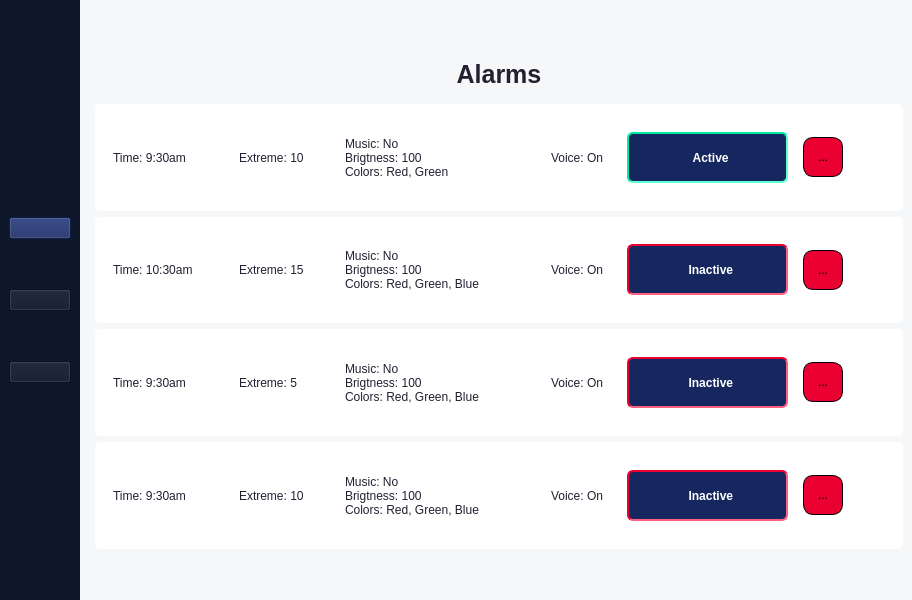
<?xml version="1.0" encoding="UTF-8"?>
<ui version="4.0">
 <class>MainWindow</class>
 <widget class="QMainWindow" name="MainWindow">
  <property name="geometry">
   <rect>
    <x>0</x>
    <y>0</y>
    <width>912</width>
    <height>600</height>
   </rect>
  </property>
  <property name="windowTitle">
   <string>MainWindow</string>
  </property>
  <property name="styleSheet">
   <string notr="true">background-color: rgb(255, 255, 255);
background-color: rgb(205, 205, 205);
background-color: rgb(245, 247, 248);
</string>
  </property>
  <widget class="QWidget" name="centralwidget">
   <layout class="QHBoxLayout" name="horizontalLayout">
    <property name="leftMargin">
     <number>0</number>
    </property>
    <property name="topMargin">
     <number>0</number>
    </property>
    <property name="rightMargin">
     <number>0</number>
    </property>
    <property name="bottomMargin">
     <number>0</number>
    </property>
    <item>
     <widget class="QWidget" name="widget" native="true">
      <property name="sizePolicy">
       <sizepolicy hsizetype="Fixed" vsizetype="Preferred">
        <horstretch>1</horstretch>
        <verstretch>0</verstretch>
       </sizepolicy>
      </property>
      <property name="minimumSize">
       <size>
        <width>80</width>
        <height>0</height>
       </size>
      </property>
      <property name="maximumSize">
       <size>
        <width>61</width>
        <height>16777215</height>
       </size>
      </property>
      <property name="styleSheet">
       <string notr="true">background-color: rgb(15, 23, 42);</string>
      </property>
      <layout class="QHBoxLayout" name="horizontalLayout_2">
       <property name="spacing">
        <number>0</number>
       </property>
       <item>
        <widget class="QWidget" name="widget_21" native="true">
         <property name="maximumSize">
          <size>
           <width>16777215</width>
           <height>10000</height>
          </size>
         </property>
         <layout class="QGridLayout" name="gridLayout_2">
          <property name="leftMargin">
           <number>0</number>
          </property>
          <property name="topMargin">
           <number>0</number>
          </property>
          <property name="rightMargin">
           <number>0</number>
          </property>
          <property name="bottomMargin">
           <number>0</number>
          </property>
          <item row="0" column="0">
           <layout class="QVBoxLayout" name="verticalLayout">
            <property name="spacing">
             <number>50</number>
            </property>
            <property name="sizeConstraint">
             <enum>QLayout::SetDefaultConstraint</enum>
            </property>
            <item>
             <widget class="QPushButton" name="btnAlarmList">
              <property name="font">
               <font>
                <bold>true</bold>
               </font>
              </property>
              <property name="styleSheet">
               <string notr="true">background-color: rgb(22, 39, 95);
color: rgb(255, 255, 255);</string>
              </property>
              <property name="text">
               <string/>
              </property>
              <property name="icon">
               <iconset>
                <normaloff>UI/alarm.png</normaloff>UI/alarm.png</iconset>
              </property>
              <property name="iconSize">
               <size>
                <width>32</width>
                <height>32</height>
               </size>
              </property>
             </widget>
            </item>
            <item>
             <widget class="QPushButton" name="btnAddAlarm">
              <property name="font">
               <font>
                <bold>true</bold>
               </font>
              </property>
              <property name="styleSheet">
               <string notr="true">color: rgb(255, 255, 255);</string>
              </property>
              <property name="text">
               <string/>
              </property>
              <property name="icon">
               <iconset>
                <normaloff>UI/plus.png</normaloff>UI/plus.png</iconset>
              </property>
              <property name="iconSize">
               <size>
                <width>32</width>
                <height>32</height>
               </size>
              </property>
             </widget>
            </item>
            <item>
             <widget class="QPushButton" name="btnAI">
              <property name="font">
               <font>
                <bold>true</bold>
               </font>
              </property>
              <property name="styleSheet">
               <string notr="true">color: rgb(255, 255, 255);</string>
              </property>
              <property name="text">
               <string/>
              </property>
              <property name="icon">
               <iconset>
                <normaloff>UI/editProfile.png</normaloff>UI/editProfile.png</iconset>
              </property>
              <property name="iconSize">
               <size>
                <width>32</width>
                <height>32</height>
               </size>
              </property>
             </widget>
            </item>
           </layout>
          </item>
         </layout>
        </widget>
       </item>
      </layout>
     </widget>
    </item>
    <item>
     <widget class="QWidget" name="widget_2" native="true">
      <layout class="QVBoxLayout" name="verticalLayout_2">
       <item>
        <widget class="QWidget" name="widget_7" native="true">
         <property name="sizePolicy">
          <sizepolicy hsizetype="Preferred" vsizetype="Preferred">
           <horstretch>0</horstretch>
           <verstretch>1</verstretch>
          </sizepolicy>
         </property>
        </widget>
       </item>
       <item>
        <widget class="QWidget" name="widget_18" native="true">
         <property name="sizePolicy">
          <sizepolicy hsizetype="Preferred" vsizetype="Preferred">
           <horstretch>0</horstretch>
           <verstretch>1</verstretch>
          </sizepolicy>
         </property>
         <layout class="QGridLayout" name="gridLayout_6">
          <item row="0" column="0">
           <widget class="QLabel" name="label_9">
            <property name="font">
             <font>
              <pointsize>19</pointsize>
              <bold>true</bold>
             </font>
            </property>
            <property name="styleSheet">
             <string notr="true">color: rgb(36, 31, 49);</string>
            </property>
            <property name="text">
             <string>Alarms</string>
            </property>
            <property name="textFormat">
             <enum>Qt::AutoText</enum>
            </property>
            <property name="alignment">
             <set>Qt::AlignCenter</set>
            </property>
           </widget>
          </item>
         </layout>
        </widget>
       </item>
       <item>
        <widget class="QWidget" name="widget_4" native="true">
         <property name="sizePolicy">
          <sizepolicy hsizetype="Preferred" vsizetype="Preferred">
           <horstretch>0</horstretch>
           <verstretch>3</verstretch>
          </sizepolicy>
         </property>
         <property name="styleSheet">
          <string notr="true">background-color: rgb(205, 205, 205);
border-radius: 5;
background-color: rgb(255, 255, 255);</string>
         </property>
         <layout class="QHBoxLayout" name="horizontalLayout_3">
          <item>
           <widget class="QWidget" name="widget_9" native="true">
            <property name="minimumSize">
             <size>
              <width>120</width>
              <height>0</height>
             </size>
            </property>
            <property name="maximumSize">
             <size>
              <width>120</width>
              <height>16777215</height>
             </size>
            </property>
            <layout class="QGridLayout" name="gridLayout">
             <item row="0" column="0">
              <widget class="QLabel" name="labelTime0">
               <property name="minimumSize">
                <size>
                 <width>0</width>
                 <height>0</height>
                </size>
               </property>
               <property name="maximumSize">
                <size>
                 <width>16777215</width>
                 <height>16777215</height>
                </size>
               </property>
               <property name="styleSheet">
                <string notr="true">color: rgb(36, 31, 49);</string>
               </property>
               <property name="text">
                <string>Time: 9:30am</string>
               </property>
              </widget>
             </item>
            </layout>
           </widget>
          </item>
          <item>
           <widget class="QWidget" name="widget_10" native="true">
            <property name="sizePolicy">
             <sizepolicy hsizetype="Preferred" vsizetype="Preferred">
              <horstretch>1</horstretch>
              <verstretch>0</verstretch>
             </sizepolicy>
            </property>
            <property name="minimumSize">
             <size>
              <width>100</width>
              <height>0</height>
             </size>
            </property>
            <property name="maximumSize">
             <size>
              <width>100</width>
              <height>16777215</height>
             </size>
            </property>
            <layout class="QGridLayout" name="gridLayout_3">
             <item row="0" column="0">
              <widget class="QLabel" name="labelExtreme0">
               <property name="styleSheet">
                <string notr="true">color: rgb(36, 31, 49);</string>
               </property>
               <property name="text">
                <string>Extreme: 10</string>
               </property>
              </widget>
             </item>
            </layout>
           </widget>
          </item>
          <item>
           <widget class="QWidget" name="widget_11" native="true">
            <property name="sizePolicy">
             <sizepolicy hsizetype="Preferred" vsizetype="Preferred">
              <horstretch>1</horstretch>
              <verstretch>0</verstretch>
             </sizepolicy>
            </property>
            <property name="minimumSize">
             <size>
              <width>200</width>
              <height>0</height>
             </size>
            </property>
            <property name="maximumSize">
             <size>
              <width>200</width>
              <height>16777215</height>
             </size>
            </property>
            <layout class="QGridLayout" name="gridLayout_4">
             <item row="0" column="0">
              <widget class="QLabel" name="labelLights0">
               <property name="styleSheet">
                <string notr="true">color: rgb(36, 31, 49);</string>
               </property>
               <property name="text">
                <string>Music: No
Brigtness: 100
Colors: Red, Green</string>
               </property>
              </widget>
             </item>
            </layout>
           </widget>
          </item>
          <item>
           <widget class="QWidget" name="widget_12" native="true">
            <property name="sizePolicy">
             <sizepolicy hsizetype="Preferred" vsizetype="Preferred">
              <horstretch>1</horstretch>
              <verstretch>0</verstretch>
             </sizepolicy>
            </property>
            <layout class="QGridLayout" name="gridLayout_5">
             <item row="0" column="0">
              <widget class="QLabel" name="labelVoice0">
               <property name="styleSheet">
                <string notr="true">color: rgb(36, 31, 49);</string>
               </property>
               <property name="text">
                <string>Voice: On</string>
               </property>
              </widget>
             </item>
            </layout>
           </widget>
          </item>
          <item>
           <widget class="QWidget" name="widget_13" native="true">
            <layout class="QGridLayout" name="gridLayout_10">
             <item row="0" column="0">
              <widget class="QPushButton" name="btnActive0">
               <property name="enabled">
                <bool>true</bool>
               </property>
               <property name="sizePolicy">
                <sizepolicy hsizetype="Fixed" vsizetype="Fixed">
                 <horstretch>0</horstretch>
                 <verstretch>0</verstretch>
                </sizepolicy>
               </property>
               <property name="minimumSize">
                <size>
                 <width>161</width>
                 <height>51</height>
                </size>
               </property>
               <property name="font">
                <font>
                 <bold>true</bold>
                </font>
               </property>
               <property name="autoFillBackground">
                <bool>false</bool>
               </property>
               <property name="styleSheet">
                <string notr="true">border-radius:6px;
border-style: solid;
border-style: inset;
border-width: 1.5px;
border-color: rgb(22, 39, 95);
color: rgb(255, 255, 255);
background-color: rgb(255, 255, 255);
background-color: rgb(135, 206, 235);
background-color: rgb(72, 209, 204);
background-color: rgb(100, 149, 237);
background-color: rgb(22, 39, 95);

border-color: rgb(211, 211, 211);
border-color: rgb(0, 234, 164);

color: rgb(255, 255, 255);
/*color: rgb(0, 166, 118);*/

</string>
               </property>
               <property name="text">
                <string>  Active</string>
               </property>
               <property name="icon">
                <iconset>
                 <normaloff>UI/done.png</normaloff>UI/done.png</iconset>
               </property>
               <property name="iconSize">
                <size>
                 <width>32</width>
                 <height>32</height>
                </size>
               </property>
              </widget>
             </item>
            </layout>
           </widget>
          </item>
          <item>
           <widget class="QToolButton" name="btnDelete0">
            <property name="sizePolicy">
             <sizepolicy hsizetype="Fixed" vsizetype="Fixed">
              <horstretch>0</horstretch>
              <verstretch>1</verstretch>
             </sizepolicy>
            </property>
            <property name="minimumSize">
             <size>
              <width>40</width>
              <height>40</height>
             </size>
            </property>
            <property name="maximumSize">
             <size>
              <width>40</width>
              <height>40</height>
             </size>
            </property>
            <property name="styleSheet">
             <string notr="true">background-color: rgb(234, 0, 49);
border-style: solid;
border-width:1px;
border-radius:10px;
border-color: rgb(0, 0, 0);</string>
            </property>
            <property name="text">
             <string>...</string>
            </property>
            <property name="icon">
             <iconset>
              <normaloff>../Desktop/SterilizationDB/Code/UI/src/icons/icons8-remove-96.png</normaloff>../Desktop/SterilizationDB/Code/UI/src/icons/icons8-remove-96.png</iconset>
            </property>
            <property name="iconSize">
             <size>
              <width>25</width>
              <height>25</height>
             </size>
            </property>
           </widget>
          </item>
          <item>
           <widget class="QWidget" name="widget_31" native="true">
            <property name="sizePolicy">
             <sizepolicy hsizetype="Preferred" vsizetype="Preferred">
              <horstretch>1</horstretch>
              <verstretch>0</verstretch>
             </sizepolicy>
            </property>
           </widget>
          </item>
         </layout>
        </widget>
       </item>
       <item>
        <widget class="QWidget" name="widget_3" native="true">
         <property name="sizePolicy">
          <sizepolicy hsizetype="Preferred" vsizetype="Preferred">
           <horstretch>0</horstretch>
           <verstretch>3</verstretch>
          </sizepolicy>
         </property>
         <property name="styleSheet">
          <string notr="true">border-radius: 5;
background-color: rgb(255, 255, 255);</string>
         </property>
         <layout class="QHBoxLayout" name="horizontalLayout_4">
          <item>
           <widget class="QWidget" name="widget_17" native="true">
            <property name="minimumSize">
             <size>
              <width>120</width>
              <height>0</height>
             </size>
            </property>
            <property name="maximumSize">
             <size>
              <width>120</width>
              <height>16777215</height>
             </size>
            </property>
            <layout class="QGridLayout" name="gridLayout_9">
             <item row="0" column="0">
              <widget class="QLabel" name="labelTime1">
               <property name="styleSheet">
                <string notr="true">color: rgb(36, 31, 49);</string>
               </property>
               <property name="text">
                <string>Time: 10:30am</string>
               </property>
              </widget>
             </item>
            </layout>
           </widget>
          </item>
          <item>
           <widget class="QWidget" name="widget_14" native="true">
            <property name="sizePolicy">
             <sizepolicy hsizetype="Preferred" vsizetype="Preferred">
              <horstretch>1</horstretch>
              <verstretch>0</verstretch>
             </sizepolicy>
            </property>
            <property name="minimumSize">
             <size>
              <width>100</width>
              <height>0</height>
             </size>
            </property>
            <property name="maximumSize">
             <size>
              <width>100</width>
              <height>16777215</height>
             </size>
            </property>
            <layout class="QGridLayout" name="gridLayout_7">
             <item row="0" column="0">
              <widget class="QLabel" name="labelExtreme1">
               <property name="styleSheet">
                <string notr="true">color: rgb(36, 31, 49);</string>
               </property>
               <property name="text">
                <string>Extreme: 15</string>
               </property>
              </widget>
             </item>
            </layout>
           </widget>
          </item>
          <item>
           <widget class="QWidget" name="widget_15" native="true">
            <property name="sizePolicy">
             <sizepolicy hsizetype="Preferred" vsizetype="Preferred">
              <horstretch>1</horstretch>
              <verstretch>0</verstretch>
             </sizepolicy>
            </property>
            <property name="minimumSize">
             <size>
              <width>200</width>
              <height>0</height>
             </size>
            </property>
            <property name="maximumSize">
             <size>
              <width>200</width>
              <height>16777215</height>
             </size>
            </property>
            <layout class="QGridLayout" name="gridLayout_8">
             <item row="0" column="0">
              <widget class="QLabel" name="labelLights1">
               <property name="styleSheet">
                <string notr="true">color: rgb(36, 31, 49);</string>
               </property>
               <property name="text">
                <string>Music: No
Brigtness: 100
Colors: Red, Green, Blue</string>
               </property>
              </widget>
             </item>
            </layout>
           </widget>
          </item>
          <item>
           <widget class="QWidget" name="widget_19" native="true">
            <property name="sizePolicy">
             <sizepolicy hsizetype="Preferred" vsizetype="Preferred">
              <horstretch>1</horstretch>
              <verstretch>0</verstretch>
             </sizepolicy>
            </property>
            <layout class="QGridLayout" name="gridLayout_12">
             <item row="0" column="0">
              <widget class="QLabel" name="labelVoice1">
               <property name="styleSheet">
                <string notr="true">color: rgb(36, 31, 49);</string>
               </property>
               <property name="text">
                <string>Voice: On</string>
               </property>
              </widget>
             </item>
            </layout>
           </widget>
          </item>
          <item>
           <widget class="QWidget" name="widget_16" native="true">
            <layout class="QGridLayout" name="gridLayout_11">
             <item row="0" column="0">
              <widget class="QPushButton" name="btnActive1">
               <property name="enabled">
                <bool>true</bool>
               </property>
               <property name="sizePolicy">
                <sizepolicy hsizetype="Fixed" vsizetype="Fixed">
                 <horstretch>0</horstretch>
                 <verstretch>0</verstretch>
                </sizepolicy>
               </property>
               <property name="minimumSize">
                <size>
                 <width>161</width>
                 <height>51</height>
                </size>
               </property>
               <property name="font">
                <font>
                 <bold>true</bold>
                </font>
               </property>
               <property name="autoFillBackground">
                <bool>false</bool>
               </property>
               <property name="styleSheet">
                <string notr="true">border-radius:6px;
border-style: solid;
border-style: inset;
border-width: 1.5px;
border-color: rgb(22, 39, 95);
color: rgb(255, 255, 255);
background-color: rgb(255, 255, 255);
background-color: rgb(135, 206, 235);
background-color: rgb(72, 209, 204);
background-color: rgb(100, 149, 237);
background-color: rgb(22, 39, 95);

border-color: rgb(211, 211, 211);
border-color: rgb(234, 0, 49);
color: rgb(255, 255, 255);
/*color: rgb(0, 166, 118);*/

</string>
               </property>
               <property name="text">
                <string>  Inactive</string>
               </property>
               <property name="icon">
                <iconset>
                 <normaloff>UI/error.png</normaloff>UI/error.png</iconset>
               </property>
               <property name="iconSize">
                <size>
                 <width>32</width>
                 <height>32</height>
                </size>
               </property>
              </widget>
             </item>
            </layout>
           </widget>
          </item>
          <item>
           <widget class="QToolButton" name="btnDelete1">
            <property name="sizePolicy">
             <sizepolicy hsizetype="Fixed" vsizetype="Fixed">
              <horstretch>0</horstretch>
              <verstretch>1</verstretch>
             </sizepolicy>
            </property>
            <property name="minimumSize">
             <size>
              <width>40</width>
              <height>40</height>
             </size>
            </property>
            <property name="maximumSize">
             <size>
              <width>40</width>
              <height>40</height>
             </size>
            </property>
            <property name="styleSheet">
             <string notr="true">background-color: rgb(234, 0, 49);
border-style: solid;
border-width:1px;
border-radius:10px;
border-color: rgb(0, 0, 0);</string>
            </property>
            <property name="text">
             <string>...</string>
            </property>
            <property name="icon">
             <iconset>
              <normaloff>../Desktop/SterilizationDB/Code/UI/src/icons/icons8-remove-96.png</normaloff>../Desktop/SterilizationDB/Code/UI/src/icons/icons8-remove-96.png</iconset>
            </property>
            <property name="iconSize">
             <size>
              <width>25</width>
              <height>25</height>
             </size>
            </property>
           </widget>
          </item>
          <item>
           <widget class="QWidget" name="widget_34" native="true">
            <property name="sizePolicy">
             <sizepolicy hsizetype="Preferred" vsizetype="Preferred">
              <horstretch>1</horstretch>
              <verstretch>0</verstretch>
             </sizepolicy>
            </property>
           </widget>
          </item>
         </layout>
        </widget>
       </item>
       <item>
        <widget class="QWidget" name="widget_5" native="true">
         <property name="sizePolicy">
          <sizepolicy hsizetype="Preferred" vsizetype="Preferred">
           <horstretch>0</horstretch>
           <verstretch>3</verstretch>
          </sizepolicy>
         </property>
         <property name="styleSheet">
          <string notr="true">border-radius: 5;
background-color: rgb(255, 255, 255);</string>
         </property>
         <layout class="QHBoxLayout" name="horizontalLayout_5">
          <item>
           <widget class="QWidget" name="widget_22" native="true">
            <property name="minimumSize">
             <size>
              <width>120</width>
              <height>0</height>
             </size>
            </property>
            <property name="maximumSize">
             <size>
              <width>120</width>
              <height>16777215</height>
             </size>
            </property>
            <layout class="QGridLayout" name="gridLayout_14">
             <item row="0" column="0">
              <widget class="QLabel" name="labelTime2">
               <property name="styleSheet">
                <string notr="true">color: rgb(36, 31, 49);</string>
               </property>
               <property name="text">
                <string>Time: 9:30am</string>
               </property>
              </widget>
             </item>
            </layout>
           </widget>
          </item>
          <item>
           <widget class="QWidget" name="widget_23" native="true">
            <property name="sizePolicy">
             <sizepolicy hsizetype="Preferred" vsizetype="Preferred">
              <horstretch>1</horstretch>
              <verstretch>0</verstretch>
             </sizepolicy>
            </property>
            <property name="minimumSize">
             <size>
              <width>100</width>
              <height>0</height>
             </size>
            </property>
            <property name="maximumSize">
             <size>
              <width>100</width>
              <height>16777215</height>
             </size>
            </property>
            <layout class="QGridLayout" name="gridLayout_15">
             <item row="0" column="0">
              <widget class="QLabel" name="labelExtreme2">
               <property name="styleSheet">
                <string notr="true">color: rgb(36, 31, 49);</string>
               </property>
               <property name="text">
                <string>Extreme: 5</string>
               </property>
              </widget>
             </item>
            </layout>
           </widget>
          </item>
          <item>
           <widget class="QWidget" name="widget_25" native="true">
            <property name="sizePolicy">
             <sizepolicy hsizetype="Preferred" vsizetype="Preferred">
              <horstretch>1</horstretch>
              <verstretch>0</verstretch>
             </sizepolicy>
            </property>
            <property name="minimumSize">
             <size>
              <width>200</width>
              <height>0</height>
             </size>
            </property>
            <property name="maximumSize">
             <size>
              <width>200</width>
              <height>16777215</height>
             </size>
            </property>
            <layout class="QGridLayout" name="gridLayout_17">
             <item row="0" column="0">
              <widget class="QLabel" name="labelLights2">
               <property name="styleSheet">
                <string notr="true">color: rgb(36, 31, 49);</string>
               </property>
               <property name="text">
                <string>Music: No
Brigtness: 100
Colors: Red, Green, Blue</string>
               </property>
              </widget>
             </item>
            </layout>
           </widget>
          </item>
          <item>
           <widget class="QWidget" name="widget_24" native="true">
            <property name="sizePolicy">
             <sizepolicy hsizetype="Preferred" vsizetype="Preferred">
              <horstretch>1</horstretch>
              <verstretch>0</verstretch>
             </sizepolicy>
            </property>
            <layout class="QGridLayout" name="gridLayout_16">
             <item row="0" column="0">
              <widget class="QLabel" name="labelVoice2">
               <property name="styleSheet">
                <string notr="true">color: rgb(36, 31, 49);</string>
               </property>
               <property name="text">
                <string>Voice: On</string>
               </property>
              </widget>
             </item>
            </layout>
           </widget>
          </item>
          <item>
           <widget class="QWidget" name="widget_20" native="true">
            <layout class="QGridLayout" name="gridLayout_13">
             <item row="0" column="0">
              <widget class="QPushButton" name="btnActive2">
               <property name="enabled">
                <bool>true</bool>
               </property>
               <property name="sizePolicy">
                <sizepolicy hsizetype="Fixed" vsizetype="Fixed">
                 <horstretch>0</horstretch>
                 <verstretch>0</verstretch>
                </sizepolicy>
               </property>
               <property name="minimumSize">
                <size>
                 <width>161</width>
                 <height>51</height>
                </size>
               </property>
               <property name="font">
                <font>
                 <bold>true</bold>
                </font>
               </property>
               <property name="autoFillBackground">
                <bool>false</bool>
               </property>
               <property name="styleSheet">
                <string notr="true">border-radius:6px;
border-style: solid;
border-style: inset;
border-width: 1.5px;
border-color: rgb(22, 39, 95);
color: rgb(255, 255, 255);
background-color: rgb(255, 255, 255);
background-color: rgb(135, 206, 235);
background-color: rgb(72, 209, 204);
background-color: rgb(100, 149, 237);
background-color: rgb(22, 39, 95);

border-color: rgb(211, 211, 211);
border-color: rgb(234, 0, 49);
color: rgb(255, 255, 255);
/*color: rgb(0, 166, 118);*/

</string>
               </property>
               <property name="text">
                <string>  Inactive</string>
               </property>
               <property name="icon">
                <iconset>
                 <normaloff>UI/error.png</normaloff>UI/error.png</iconset>
               </property>
               <property name="iconSize">
                <size>
                 <width>32</width>
                 <height>32</height>
                </size>
               </property>
              </widget>
             </item>
            </layout>
           </widget>
          </item>
          <item>
           <widget class="QToolButton" name="btnDelete2">
            <property name="sizePolicy">
             <sizepolicy hsizetype="Fixed" vsizetype="Fixed">
              <horstretch>0</horstretch>
              <verstretch>1</verstretch>
             </sizepolicy>
            </property>
            <property name="minimumSize">
             <size>
              <width>40</width>
              <height>40</height>
             </size>
            </property>
            <property name="maximumSize">
             <size>
              <width>40</width>
              <height>40</height>
             </size>
            </property>
            <property name="styleSheet">
             <string notr="true">background-color: rgb(234, 0, 49);
border-style: solid;
border-width:1px;
border-radius:10px;
border-color: rgb(0, 0, 0);</string>
            </property>
            <property name="text">
             <string>...</string>
            </property>
            <property name="icon">
             <iconset>
              <normaloff>../Desktop/SterilizationDB/Code/UI/src/icons/icons8-remove-96.png</normaloff>../Desktop/SterilizationDB/Code/UI/src/icons/icons8-remove-96.png</iconset>
            </property>
            <property name="iconSize">
             <size>
              <width>25</width>
              <height>25</height>
             </size>
            </property>
           </widget>
          </item>
          <item>
           <widget class="QWidget" name="widget_36" native="true">
            <property name="sizePolicy">
             <sizepolicy hsizetype="Preferred" vsizetype="Preferred">
              <horstretch>1</horstretch>
              <verstretch>0</verstretch>
             </sizepolicy>
            </property>
           </widget>
          </item>
         </layout>
        </widget>
       </item>
       <item>
        <widget class="QWidget" name="widget_6" native="true">
         <property name="sizePolicy">
          <sizepolicy hsizetype="Preferred" vsizetype="Preferred">
           <horstretch>0</horstretch>
           <verstretch>3</verstretch>
          </sizepolicy>
         </property>
         <property name="styleSheet">
          <string notr="true">border-radius: 5;
background-color: rgb(255, 255, 255);</string>
         </property>
         <layout class="QHBoxLayout" name="horizontalLayout_6">
          <item>
           <widget class="QWidget" name="widget_27" native="true">
            <property name="minimumSize">
             <size>
              <width>120</width>
              <height>0</height>
             </size>
            </property>
            <property name="maximumSize">
             <size>
              <width>120</width>
              <height>16777215</height>
             </size>
            </property>
            <layout class="QGridLayout" name="gridLayout_19">
             <item row="0" column="0">
              <widget class="QLabel" name="labelTime3">
               <property name="styleSheet">
                <string notr="true">color: rgb(36, 31, 49);</string>
               </property>
               <property name="text">
                <string>Time: 9:30am</string>
               </property>
              </widget>
             </item>
            </layout>
           </widget>
          </item>
          <item>
           <widget class="QWidget" name="widget_28" native="true">
            <property name="sizePolicy">
             <sizepolicy hsizetype="Preferred" vsizetype="Preferred">
              <horstretch>1</horstretch>
              <verstretch>0</verstretch>
             </sizepolicy>
            </property>
            <property name="minimumSize">
             <size>
              <width>100</width>
              <height>0</height>
             </size>
            </property>
            <property name="maximumSize">
             <size>
              <width>100</width>
              <height>16777215</height>
             </size>
            </property>
            <layout class="QGridLayout" name="gridLayout_20">
             <item row="0" column="0">
              <widget class="QLabel" name="labelExtreme3">
               <property name="styleSheet">
                <string notr="true">color: rgb(36, 31, 49);</string>
               </property>
               <property name="text">
                <string>Extreme: 10</string>
               </property>
              </widget>
             </item>
            </layout>
           </widget>
          </item>
          <item>
           <widget class="QWidget" name="widget_30" native="true">
            <property name="sizePolicy">
             <sizepolicy hsizetype="Preferred" vsizetype="Preferred">
              <horstretch>1</horstretch>
              <verstretch>0</verstretch>
             </sizepolicy>
            </property>
            <property name="minimumSize">
             <size>
              <width>200</width>
              <height>0</height>
             </size>
            </property>
            <property name="maximumSize">
             <size>
              <width>200</width>
              <height>16777215</height>
             </size>
            </property>
            <layout class="QGridLayout" name="gridLayout_22">
             <item row="0" column="0">
              <widget class="QLabel" name="labelLights3">
               <property name="styleSheet">
                <string notr="true">color: rgb(36, 31, 49);</string>
               </property>
               <property name="text">
                <string>Music: No
Brigtness: 100
Colors: Red, Green, Blue</string>
               </property>
              </widget>
             </item>
            </layout>
           </widget>
          </item>
          <item>
           <widget class="QWidget" name="widget_29" native="true">
            <property name="sizePolicy">
             <sizepolicy hsizetype="Preferred" vsizetype="Preferred">
              <horstretch>1</horstretch>
              <verstretch>0</verstretch>
             </sizepolicy>
            </property>
            <layout class="QGridLayout" name="gridLayout_21">
             <item row="0" column="0">
              <widget class="QLabel" name="labelVoice3">
               <property name="styleSheet">
                <string notr="true">color: rgb(36, 31, 49);</string>
               </property>
               <property name="text">
                <string>Voice: On</string>
               </property>
              </widget>
             </item>
            </layout>
           </widget>
          </item>
          <item>
           <widget class="QWidget" name="widget_26" native="true">
            <layout class="QGridLayout" name="gridLayout_18">
             <item row="0" column="0">
              <widget class="QPushButton" name="btnActive3">
               <property name="enabled">
                <bool>true</bool>
               </property>
               <property name="sizePolicy">
                <sizepolicy hsizetype="Fixed" vsizetype="Fixed">
                 <horstretch>0</horstretch>
                 <verstretch>0</verstretch>
                </sizepolicy>
               </property>
               <property name="minimumSize">
                <size>
                 <width>161</width>
                 <height>51</height>
                </size>
               </property>
               <property name="font">
                <font>
                 <bold>true</bold>
                </font>
               </property>
               <property name="autoFillBackground">
                <bool>false</bool>
               </property>
               <property name="styleSheet">
                <string notr="true">border-radius:6px;
border-style: solid;
border-style: inset;
border-width: 1.5px;
border-color: rgb(22, 39, 95);
color: rgb(255, 255, 255);
background-color: rgb(255, 255, 255);
background-color: rgb(135, 206, 235);
background-color: rgb(72, 209, 204);
background-color: rgb(100, 149, 237);
background-color: rgb(22, 39, 95);

border-color: rgb(211, 211, 211);
border-color: rgb(234, 0, 49);
color: rgb(255, 255, 255);
/*color: rgb(0, 166, 118);*/

</string>
               </property>
               <property name="text">
                <string>  Inactive</string>
               </property>
               <property name="icon">
                <iconset>
                 <normaloff>UI/error.png</normaloff>UI/error.png</iconset>
               </property>
               <property name="iconSize">
                <size>
                 <width>32</width>
                 <height>32</height>
                </size>
               </property>
              </widget>
             </item>
            </layout>
           </widget>
          </item>
          <item>
           <widget class="QToolButton" name="btnDelete3">
            <property name="sizePolicy">
             <sizepolicy hsizetype="Fixed" vsizetype="Fixed">
              <horstretch>0</horstretch>
              <verstretch>1</verstretch>
             </sizepolicy>
            </property>
            <property name="minimumSize">
             <size>
              <width>40</width>
              <height>40</height>
             </size>
            </property>
            <property name="maximumSize">
             <size>
              <width>40</width>
              <height>40</height>
             </size>
            </property>
            <property name="styleSheet">
             <string notr="true">background-color: rgb(234, 0, 49);
border-style: solid;
border-width:1px;
border-radius:10px;
border-color: rgb(0, 0, 0);</string>
            </property>
            <property name="text">
             <string>...</string>
            </property>
            <property name="icon">
             <iconset>
              <normaloff>../Desktop/SterilizationDB/Code/UI/src/icons/icons8-remove-96.png</normaloff>../Desktop/SterilizationDB/Code/UI/src/icons/icons8-remove-96.png</iconset>
            </property>
            <property name="iconSize">
             <size>
              <width>25</width>
              <height>25</height>
             </size>
            </property>
           </widget>
          </item>
          <item>
           <widget class="QWidget" name="widget_38" native="true">
            <property name="sizePolicy">
             <sizepolicy hsizetype="Preferred" vsizetype="Preferred">
              <horstretch>1</horstretch>
              <verstretch>0</verstretch>
             </sizepolicy>
            </property>
           </widget>
          </item>
         </layout>
        </widget>
       </item>
       <item>
        <widget class="QWidget" name="widget_8" native="true">
         <property name="sizePolicy">
          <sizepolicy hsizetype="Preferred" vsizetype="Preferred">
           <horstretch>0</horstretch>
           <verstretch>1</verstretch>
          </sizepolicy>
         </property>
        </widget>
       </item>
      </layout>
     </widget>
    </item>
   </layout>
  </widget>
 </widget>
 <resources/>
 <connections/>
</ui>
